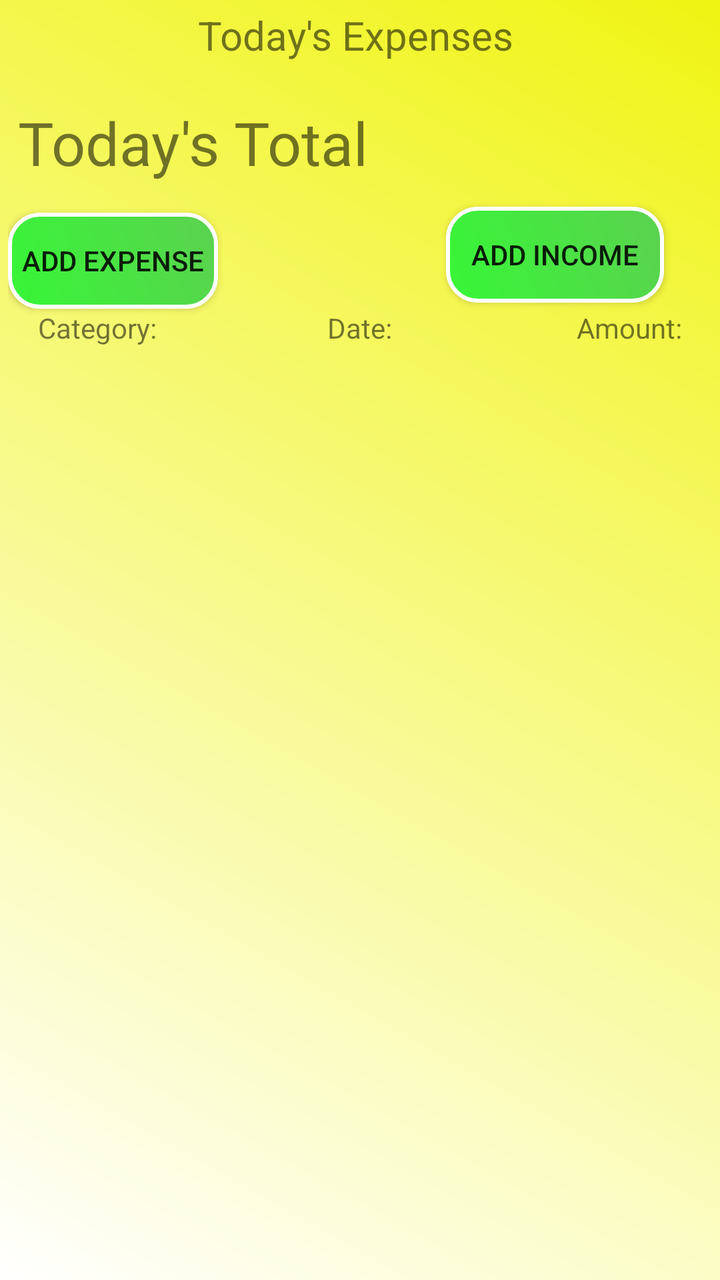
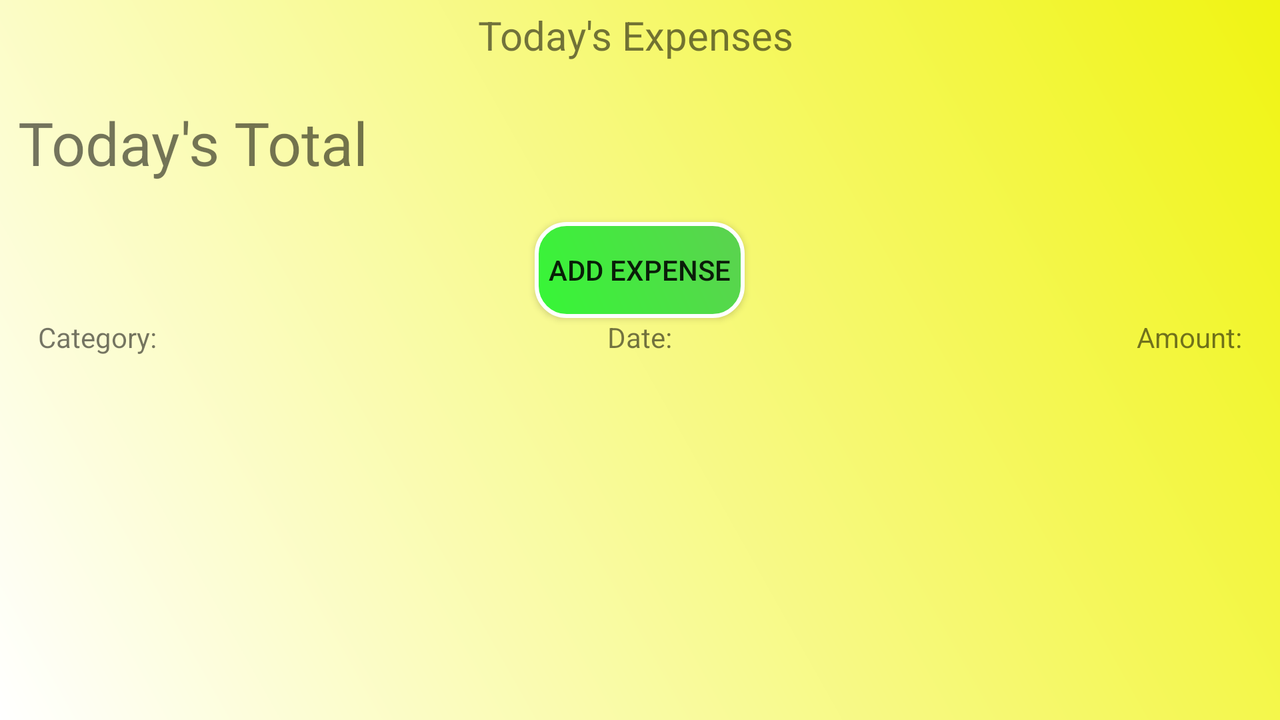

Two renders of one Android screen. The first uses the default layout on a phone; the second uses the alternative layout the repository ships for a different screen configuration, on a matching device. The two XML files are below.
<!-- AndroidManifest.xml: application theme AppTheme -->
<!-- res/layout/fragment_today.xml -->
<?xml version="1.0" encoding="utf-8"?>
<RelativeLayout xmlns:android="http://schemas.android.com/apk/res/android"
    android:padding="4dp"
    android:background="@drawable/background_today_fragment"
    android:layout_width="match_parent" android:layout_height="match_parent">


    <TextView
        android:id="@+id/tv_today_title"
        android:layout_width="wrap_content"
        android:layout_height="wrap_content"
        android:layout_alignParentTop="true"
        android:layout_centerHorizontal="true"
        android:text="Today's Expenses "
        android:textAlignment="center"
        android:textSize="20sp" />

    <TextView
        android:id="@+id/tv_total_amount"
        android:layout_width="181dp"
        android:layout_height="wrap_content"
        android:layout_alignParentEnd="true"
        android:layout_marginTop="47dp"
        android:paddingRight="5dp"
        android:textAlignment="textEnd"
        android:textSize="30sp" />

    <TextView
        android:id="@+id/tv_month_expenses"
        android:layout_width="wrap_content"
        android:layout_height="wrap_content"
        android:layout_alignParentStart="true"
        android:layout_alignParentTop="true"
        android:layout_marginTop="47dp"
        android:paddingLeft="5dp"
        android:text="Today's Total"
        android:textSize="30sp" />


    <Button
        android:id="@+id/button_today"
        android:layout_width="wrap_content"
        android:layout_height="wrap_content"
        android:layout_below="@+id/tv_total_amount"
        android:layout_marginTop="15dp"
        android:background="@drawable/custom_button"
        android:text="Add expense" />


    <Button
        android:id="@+id/button_income"
        android:layout_width="160dp"
        android:layout_height="wrap_content"
        android:layout_below="@+id/tv_total_amount"
        android:layout_alignParentEnd="true"
        android:layout_marginStart="114dp"
        android:layout_marginTop="12dp"
        android:layout_marginEnd="24dp"
        android:layout_toEndOf="@+id/button_today"
        android:background="@drawable/custom_button"
        android:text="Add INCOME" />

    <ListView
        android:id="@+id/lv_fragm_today"
        android:layout_width="match_parent"
        android:layout_height="389dp"
        android:layout_below="@+id/textViewCat"
        android:layout_alignParentStart="true"
        android:layout_marginStart="8dp"
        android:layout_marginTop="2dp" />

    <TextView
        android:id="@+id/textViewCat"
        android:layout_width="wrap_content"
        android:layout_height="wrap_content"
        android:layout_alignParentStart="true"
        android:layout_below="@+id/button_today"
        android:paddingLeft="15dp"
        android:text="Category:" />

    <TextView
        android:id="@+id/textViewCurr"
        android:layout_width="wrap_content"
        android:layout_height="wrap_content"
        android:layout_above="@+id/lv_fragm_today"
        android:layout_alignParentEnd="true"
        android:paddingRight="15dp"
        android:text="Amount:"
        android:textAlignment="textEnd" />

    <TextView
        android:id="@+id/textViewDate"
        android:layout_width="wrap_content"
        android:layout_height="wrap_content"
        android:layout_below="@+id/button_today"
        android:layout_centerHorizontal="true"
        android:text="Date:" />

</RelativeLayout>
<!-- resources referenced by this layout -->
<resources>
  <!-- drawable background_today_fragment (drawable) -->
  <?xml version="1.0" encoding="utf-8"?>
  <shape xmlns:android="http://schemas.android.com/apk/res/android"
      android:shape="rectangle">
  
      <gradient
          android:angle="225"
          android:endColor="#ffffff"
          android:startColor="#f0f412"
          />
  </shape>
  <!-- drawable custom_button (drawable) -->
  <?xml version="1.0" encoding="utf-8"?>
  <shape xmlns:android="http://schemas.android.com/apk/res/android"
      android:shape="rectangle">
  
  
      <gradient
          android:angle="225"
          android:endColor="#36f736"
          android:startColor="#5cd150" />
  
      <padding
          android:bottom="7dp"
          android:left="7dp"
          android:right="7dp"
          android:top="7dp" />
  
      <stroke
          android:width="2dp"
          android:color="#FFF"
          />
      <corners
          android:radius="15dp"/>
  
  </shape>
  <style name="AppTheme" parent="Theme.AppCompat.Light.NoActionBar">
          
          <item name="colorPrimary">@color/colorPrimary</item>
          <item name="colorPrimaryDark">@color/colorPrimaryDark</item>
          <item name="colorAccent">@color/colorAccent</item>
      </style>
</resources>
<!-- res/layout-land/fragment_today.xml (the author's variant of the layout above) -->
<!-- drawn on the phone turned sideways -->
<?xml version="1.0" encoding="utf-8"?>
<RelativeLayout xmlns:android="http://schemas.android.com/apk/res/android"
    android:padding="4dp"
    android:background="@drawable/background_today_fragment"
    android:layout_width="match_parent" android:layout_height="match_parent">


    <TextView
        android:id="@+id/tv_today_title"
        android:layout_width="wrap_content"
        android:layout_height="wrap_content"
        android:layout_alignParentTop="true"
        android:layout_centerHorizontal="true"
        android:text="Today's Expenses "
        android:textAlignment="center"
        android:textSize="20sp" />

    <TextView
        android:id="@+id/tv_total_amount"
        android:layout_width="181dp"
        android:layout_height="wrap_content"
        android:layout_alignParentEnd="true"
        android:layout_marginTop="47dp"
        android:paddingRight="5dp"
        android:textAlignment="textEnd"
        android:textSize="30sp" />

    <TextView
        android:id="@+id/tv_month_expenses"
        android:layout_width="wrap_content"
        android:layout_height="wrap_content"
        android:layout_alignParentStart="true"
        android:layout_alignParentTop="true"
        android:layout_marginTop="47dp"
        android:paddingLeft="5dp"
        android:text="Today's Total"
        android:textSize="30sp" />


    <Button
        android:id="@+id/button_today"
        android:layout_width="wrap_content"
        android:layout_height="wrap_content"
        android:background="@drawable/custom_button"
        android:layout_alignParentTop="true"
        android:layout_centerHorizontal="true"
        android:layout_marginTop="107dp"
        android:text="Add expense" />

    <ListView
        android:id="@+id/lv_fragm_today"
        android:layout_width="match_parent"
        android:layout_height="334dp"
        android:layout_alignParentStart="true"
        android:layout_below="@+id/textViewCat" />

    <TextView
        android:id="@+id/textViewCat"
        android:layout_width="wrap_content"
        android:layout_height="wrap_content"
        android:layout_alignParentStart="true"
        android:layout_below="@+id/button_today"
        android:paddingLeft="15dp"
        android:text="Category:" />

    <TextView
        android:id="@+id/textViewCurr"
        android:layout_width="wrap_content"
        android:layout_height="wrap_content"
        android:layout_above="@+id/lv_fragm_today"
        android:layout_alignParentEnd="true"
        android:paddingRight="15dp"
        android:text="Amount:"
        android:textAlignment="textEnd" />

    <TextView
        android:id="@+id/textViewDate"
        android:layout_width="wrap_content"
        android:layout_height="wrap_content"
        android:layout_below="@+id/button_today"
        android:layout_centerHorizontal="true"
        android:text="Date:" />

</RelativeLayout>
